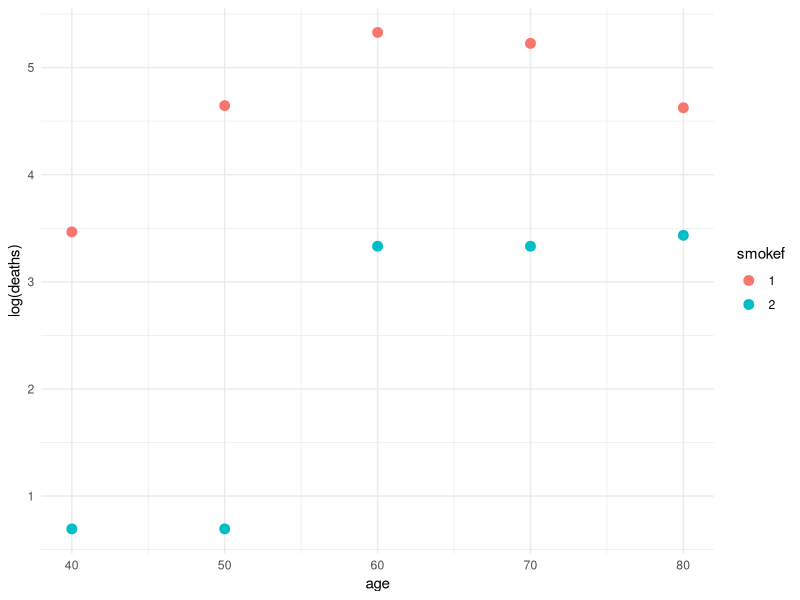
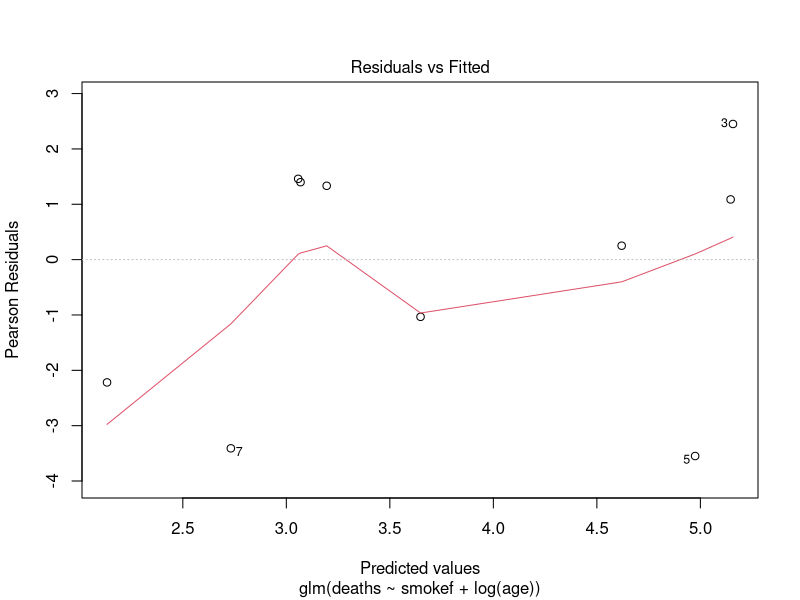
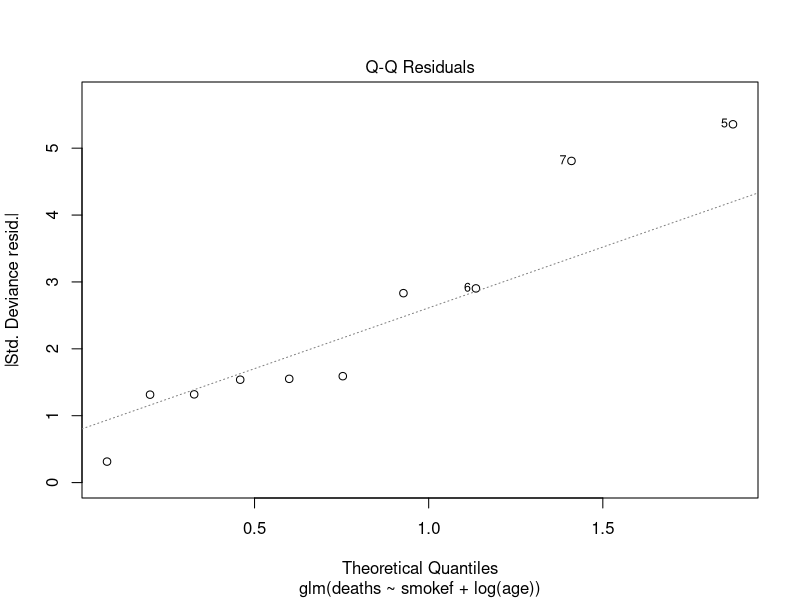
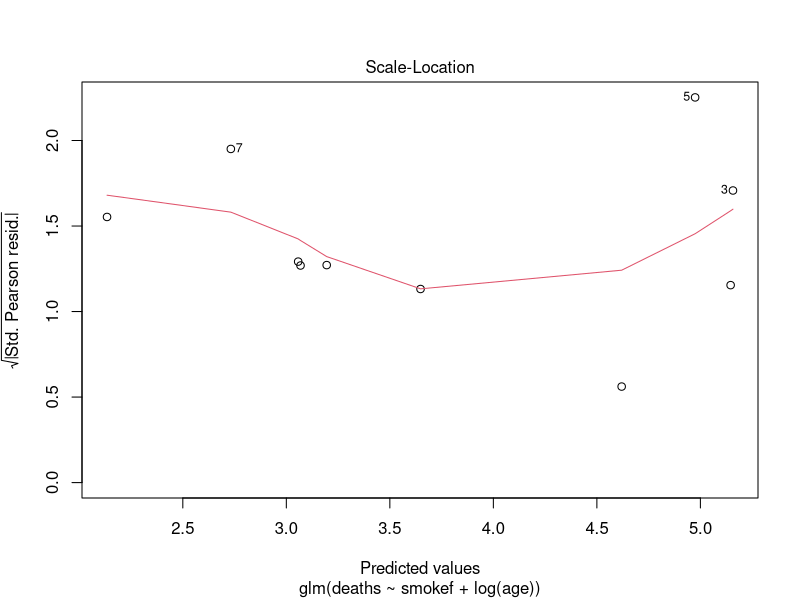
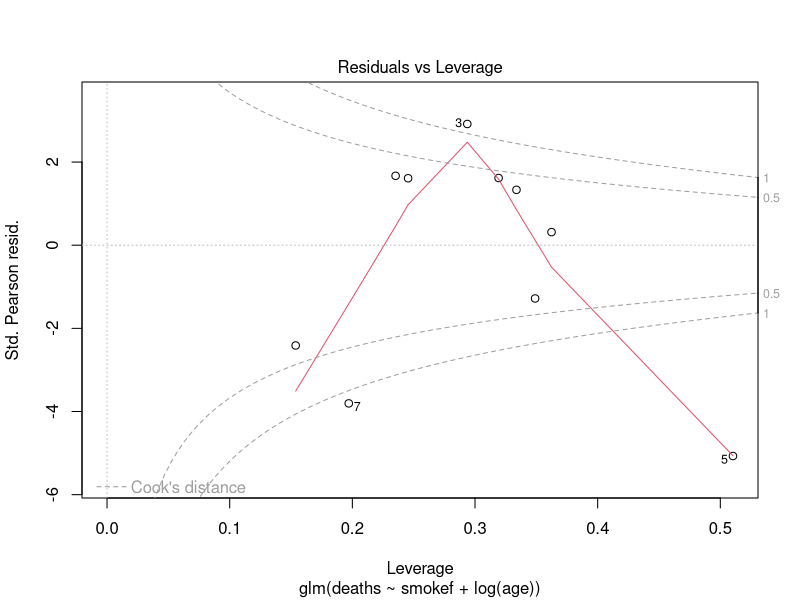
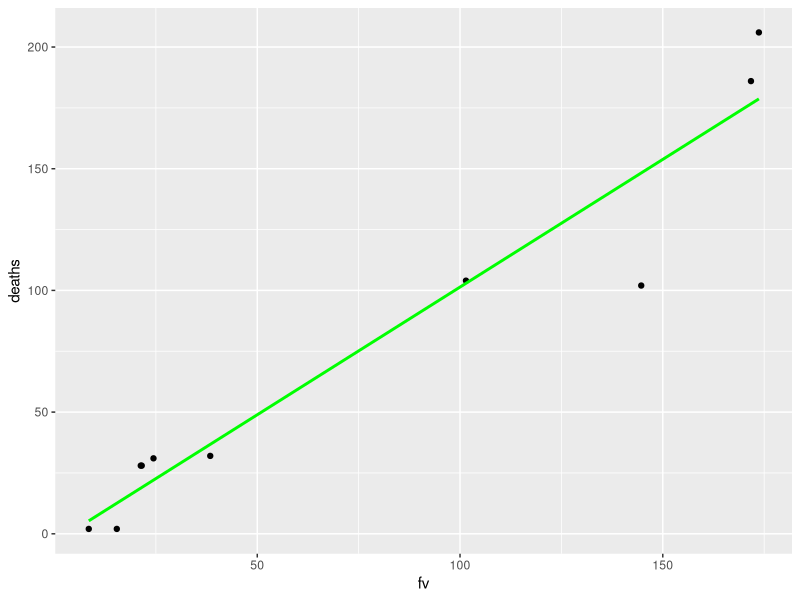
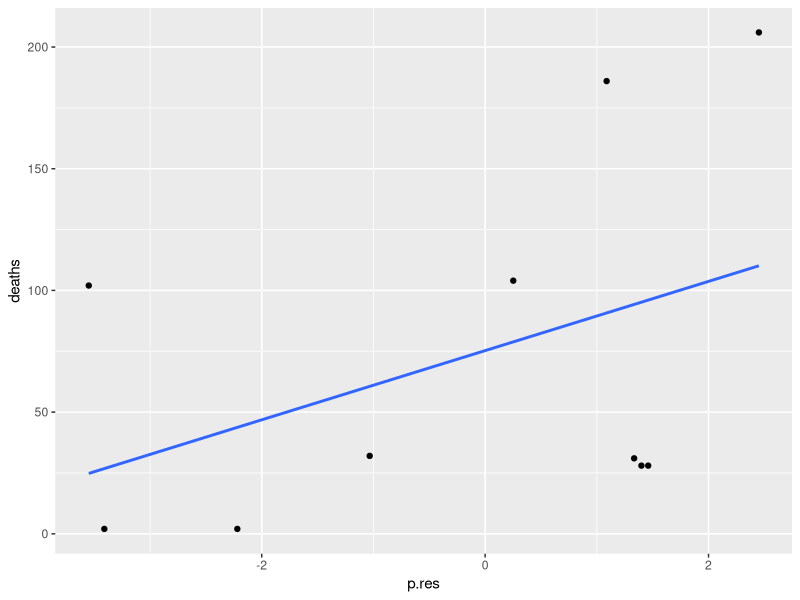
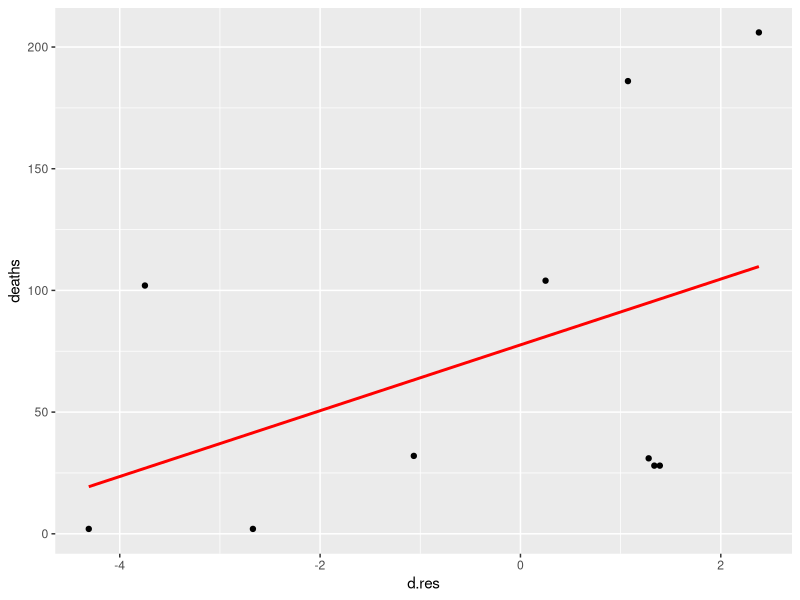

These figures' R source, in order:
###############
# Poisson GLMs
##############

age=rep(c(40,50,60,70,80),2)
smoke=c(rep(1,5),rep(2,5))
deaths=c(32,104,206,186,102,2,2,28,28,31)
years=c(52407, 43248,28612,12663,5317,18790,10673,5710,2585,1462)
smokedata=cbind(age,smoke,deaths,years)
smokedata <- as.data.frame(smokedata)

# Questions 1
# Is the death rate higher for smokers than non-smokers? 

smokef = factor(smoke)
log_age = log(age)
log_years = log(years)

glm <- glm(deaths ~ log_age, data=smokedata, poisson("log"), offset = log_years)

library(ggplot2)

ggplot(smokedata, aes(x=age, y=log(deaths))) + geom_point(aes(col=smokef), size=3) +
  theme_minimal()

# hard to say if it looks more linear with age of log(age)

#########
# TASK 2
#########

model1 <- glm(deaths ~ smokef + log(age), data=smokedata, offset=log_years, 
           family=poisson)
summary(model1)

# Q1 interpretation 
# the coefficient of smokef2, meaning doesn't smoke, is negative so keeping log(age) fixed, 
# the death rate decreases by 0.4885 if they are a non-smoker
# so yes the death rate is higher for smokers 

# Q3
# coefficient for log age is positive which implies that keeping smoking status fixed, 
# death that increases by 5.21 for every year an individual becomes older 

#########
# TASK 3 
#########

fv=model1$fitted.value
p.res=resid(model1,'pear')
d.res=resid(model1,'dev')

plot(model1)

ggplot(smokedata, aes(x=fv, y=deaths)) + geom_point() + geom_smooth(method="glm", se=F, col="green")

ggplot(smokedata, aes(x=p.res, y=deaths)) + geom_point() + geom_smooth(method="glm", se=F)
ggplot(smokedata, aes(x=d.res, y=deaths)) + geom_point() + geom_smooth(method="glm", se=F, col="red")

#########
# TASK 4
#########

log_age2 <- log_age^2 

# i) Note the number of regression coefficients in each model, and interpret them.
model2 <- glm(deaths ~ smokef*log_age, offset=log_years, family=poisson, data=smokedata)
summary(model2)
# 4 coefficients, non-smokers reduce the death rate, age increases the death rate

fv2=model2$fitted.value
p.res2=resid(model2,'pear')
d.res2=resid(model2,'dev')

ggplot(smokedata, aes(x=fv2, y=deaths)) + geom_point() + geom_smooth(method="glm", se=F)
ggplot(smokedata, aes(x=p.res2, y=deaths)) + geom_point() + geom_smooth(method="glm", se=F, col="red")
ggplot(smokedata, aes(x=d.res2, y=deaths)) + geom_point() + geom_smooth(method="glm", se=F)

model3 <- glm(deaths ~ smokef + log_age + log_age2, offset=log_years, 
              family=poisson, data=smokedata)
summary(model3)

# 4 coefficients, non-smoker reduces death rate, log_age increases death rate significantly
# the non-linear term for log_age reduces death rate

fv3=model3$fitted.value
p.res3=resid(model3,'pear')
d.res3=resid(model3,'dev')

ggplot(smokedata, aes(x=fv3, y=deaths)) + geom_point() + geom_smooth(method="glm", se=F)
ggplot(smokedata, aes(x=p.res3, y=deaths)) + geom_point() + geom_smooth(method="glm", se=F, col="red")
ggplot(smokedata, aes(x=d.res3, y=deaths)) + geom_point() + geom_smooth(method="glm", se=F)

model4 <- glm(deaths ~ smokef*log_age + log_age2, offset=log_years, 
              family=poisson, data=smokedata)
summary(model4)

# 5 coefficients, non-smoker significantly decreases death rate, log age increases death rate a lot
# non-linear term for log age reduces death rate and the interaction term increases the death rate

fv4=model4$fitted.value
p.res4=resid(model4,'pear')
d.res4=resid(model4,'dev')

ggplot(smokedata, aes(x=fv4, y=deaths)) + geom_point() + geom_smooth(method="glm", se=F)
ggplot(smokedata, aes(x=p.res4, y=deaths)) + geom_point() + geom_smooth(method="glm", se=F, col="red")
ggplot(smokedata, aes(x=d.res4, y=deaths)) + geom_point() + geom_smooth(method="glm", se=F)

summary(model1)$deviance
summary(model2)$deviance
summary(model3)$deviance
summary(model4)$deviance

test <- anova(model2, model4, test="Chisq")
test 

# I would argue that model 2 is the best in predicting the death rate since it has the second lowest
# deviance and it one of the simpler models to interpret 
# since M2 is nested in M4 we can perform a deviance test and we conclude at the 5% and 1% level that 
# M2 is a better fit ! 

